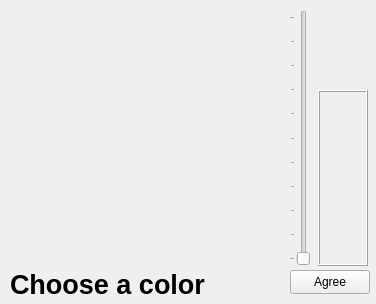
<?xml version="1.0" encoding="UTF-8"?>
<ui version="4.0">
 <class>Color_widget</class>
 <widget class="QWidget" name="Color_widget">
  <property name="geometry">
   <rect>
    <x>0</x>
    <y>0</y>
    <width>376</width>
    <height>304</height>
   </rect>
  </property>
  <property name="windowTitle">
   <string>Form</string>
  </property>
  <widget class="QLabel" name="label">
   <property name="geometry">
    <rect>
     <x>10</x>
     <y>10</y>
     <width>256</width>
     <height>256</height>
    </rect>
   </property>
   <property name="text">
    <string/>
   </property>
  </widget>
  <widget class="QLabel" name="label_2">
   <property name="geometry">
    <rect>
     <x>320</x>
     <y>10</y>
     <width>50</width>
     <height>70</height>
    </rect>
   </property>
   <property name="text">
    <string/>
   </property>
  </widget>
  <widget class="QLabel" name="label_3">
   <property name="geometry">
    <rect>
     <x>318</x>
     <y>90</y>
     <width>50</width>
     <height>176</height>
    </rect>
   </property>
   <property name="frameShape">
    <enum>QFrame::Box</enum>
   </property>
   <property name="frameShadow">
    <enum>QFrame::Raised</enum>
   </property>
   <property name="text">
    <string/>
   </property>
  </widget>
  <widget class="QSlider" name="verticalSlider">
   <property name="geometry">
    <rect>
     <x>289</x>
     <y>10</y>
     <width>21</width>
     <height>256</height>
    </rect>
   </property>
   <property name="autoFillBackground">
    <bool>false</bool>
   </property>
   <property name="styleSheet">
    <string notr="true"/>
   </property>
   <property name="maximum">
    <number>100</number>
   </property>
   <property name="tracking">
    <bool>true</bool>
   </property>
   <property name="orientation">
    <enum>Qt::Vertical</enum>
   </property>
   <property name="invertedControls">
    <bool>false</bool>
   </property>
   <property name="tickPosition">
    <enum>QSlider::TicksAbove</enum>
   </property>
  </widget>
  <widget class="QLabel" name="label_4">
   <property name="geometry">
    <rect>
     <x>96</x>
     <y>170</y>
     <width>16</width>
     <height>16</height>
    </rect>
   </property>
   <property name="text">
    <string/>
   </property>
  </widget>
  <widget class="QLabel" name="label_5">
   <property name="geometry">
    <rect>
     <x>10</x>
     <y>269</y>
     <width>251</width>
     <height>31</height>
    </rect>
   </property>
   <property name="font">
    <font>
     <family>Arial</family>
    </font>
   </property>
   <property name="text">
    <string>&lt;html&gt;&lt;head/&gt;&lt;body&gt;&lt;p&gt;&lt;span style=&quot; font-size:20pt; font-weight:700;&quot;&gt;Choose a color&lt;/span&gt;&lt;/p&gt;&lt;/body&gt;&lt;/html&gt;</string>
   </property>
  </widget>
  <widget class="QPushButton" name="pushButton">
   <property name="geometry">
    <rect>
     <x>290</x>
     <y>270</y>
     <width>80</width>
     <height>24</height>
    </rect>
   </property>
   <property name="text">
    <string>Agree</string>
   </property>
  </widget>
 </widget>
 <resources/>
 <connections/>
</ui>
